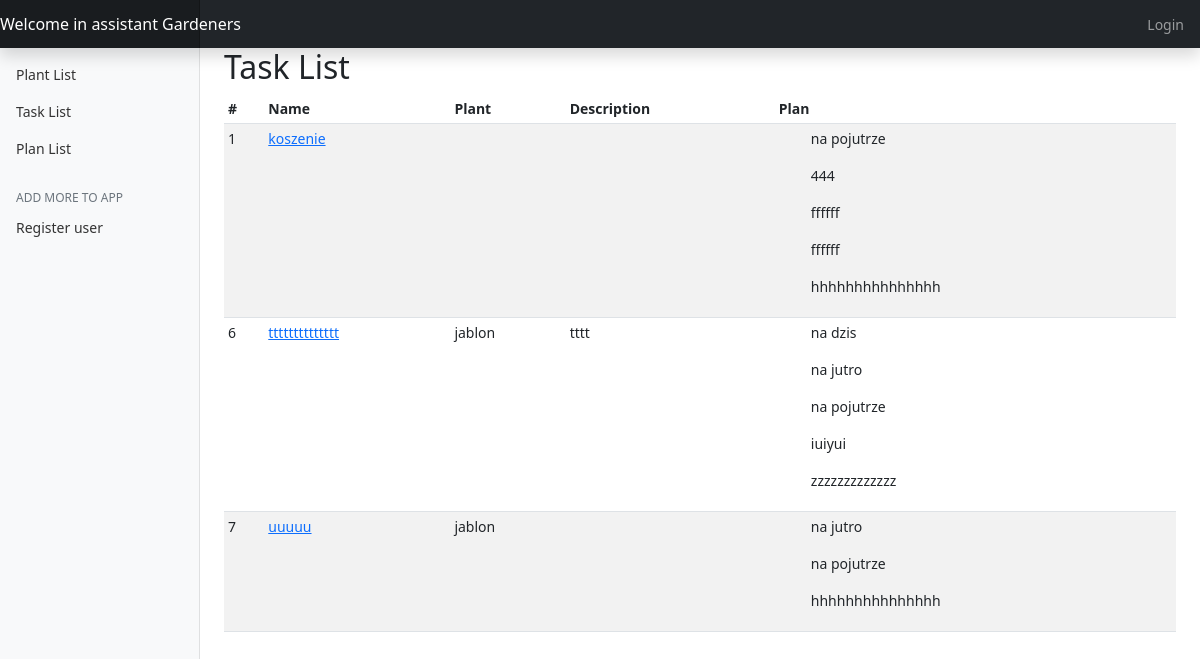
The page /task_list on the database as committed earlier.
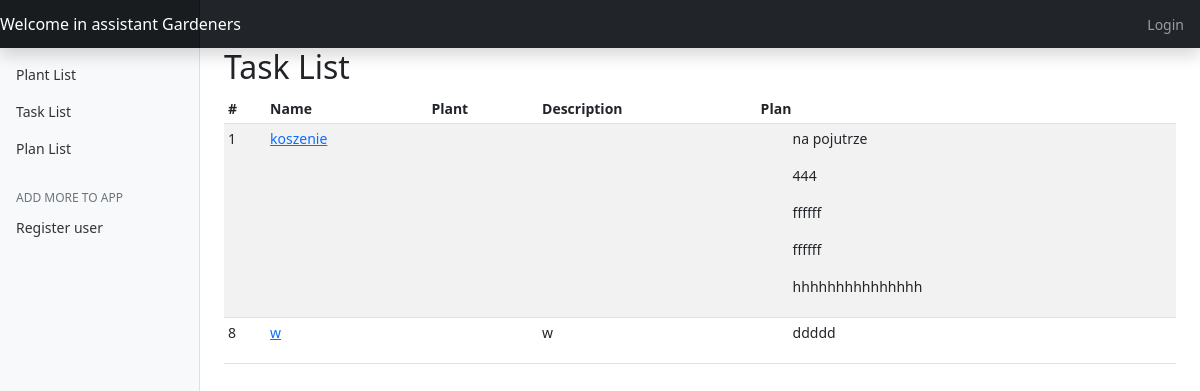
The same page on the database as committed later.
### garden_app/models.py (models this page shows, shortened)
class Task(models.Model):
    name = models.CharField(max_length=60)
    description = models.TextField(blank=True, null=True)
    plant = models.ForeignKey(Plant, default=None, null=True, blank=True, on_delete=models.CASCADE)
    plan = models.ManyToManyField(PlanOfWork, blank=True)

class PlanOfWork(models.Model):
    name = models.CharField(max_length=60)
    description = models.TextField(blank=True, null=True)
    created = models.DateField(auto_now=True)
    date = models.DateField(default=date.today)

class Plant(models.Model):
    name = models.CharField(max_length=60)
    species = models.CharField(null=True, blank=True, max_length=60)
    description = models.TextField(blank=True, null=True)
    amount = models.IntegerField(default=1)
    unit = models.ForeignKey(Unit, on_delete=models.CASCADE)
    type = models.ForeignKey(PlantType, on_delete=models.CASCADE)

### garden_app/views.py (the view)
# urls.py: path('task_list', views.TaskListView.as_view(), name='task_list'),
class TaskListView(View):
    def get(self, request):
        task_list = Task.objects.all()
        return render(request, 'task_list.html', {'tasks': task_list})

### templates/task_list.html (shortened to what this page needs)
{% extends 'base.html' %}
{% load static %}
{% block table %}
    <main role="main" class="col-md-9 ml-sm-auto col-lg-10 px-4">
    <h2>Task List</h2>
      <div class="table-responsive">
        <table class="table table-striped table-sm">
          <thead>
            <tr>
              <th>#</th>
              <th>Name</th>
              <th>Plant</th>
              <th>Description</th>
              <th>Plan</th>
            </tr>
          </thead>
          <tbody>
          {% for task in tasks %}
            <tr>
              <td>{{ task.id }}</td>
                <td><a href="/task_view/{{ task.id }}" class="">{{ task.name }}</a></td>
              <td>{{ task.plant.name }}</td>
              <td>{{ task.description }}</td>
                <td>
                    {% for plan in task.plan.all %}
                    <ol>{{ plan.name }}</ol>
                    {% endfor %}
                </td>
            </tr>
          {% endfor %}
          </tbody>
        </table>
      </div>
    </main>
{% endblock %}

Rows that differ between the two databases and show on the page:
removed Task: id "6", name "tttttttttttttt", plant.name "jablon", description "tttt", PlanOfWork (name "na pojutrze")
no longer on this page (row unchanged): PlanOfWork: name "na dzis", shown under "6"
no longer on this page (row unchanged): PlanOfWork: name "na jutro"
no longer on this page (row unchanged): PlanOfWork: name "iuiyui", shown under "6"
no longer on this page (row unchanged): PlanOfWork: name "zzzzzzzzzzzzz", shown under "6"
removed Task: id "7", name "uuuuu", plant.name "jablon", PlanOfWork (name "na pojutrze"), PlanOfWork (name "hhhhhhhhhhhhhhh")
added Task: id "8", name "w", description "w"
now on this page (row unchanged): PlanOfWork: name "ddddd", shown under "8"
